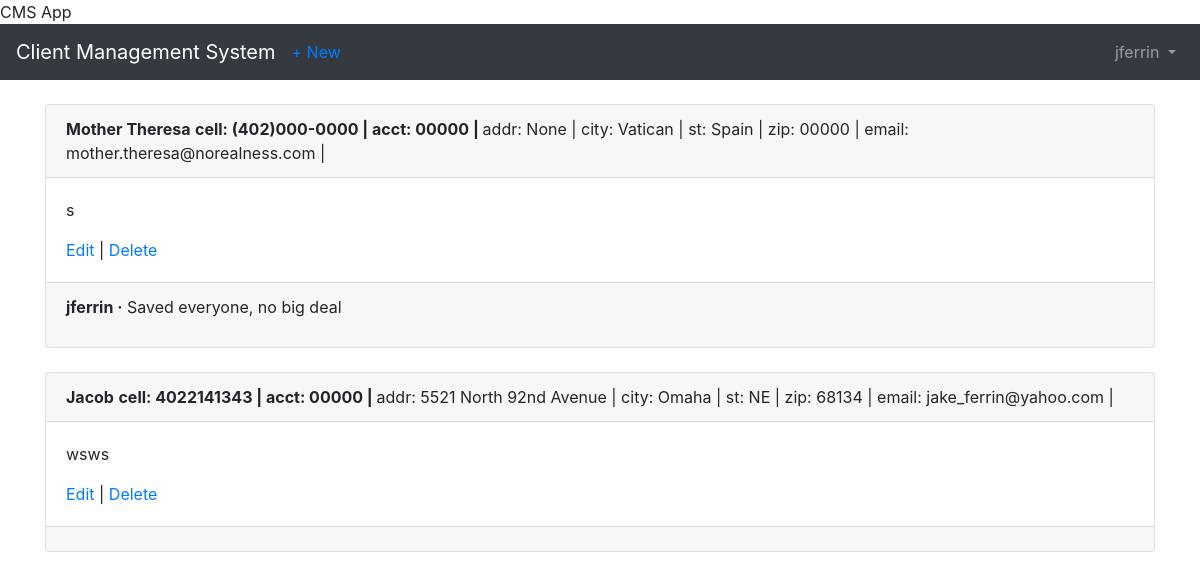
Page /clients/ (signed in) on the committed database.
### users/models.py (models this page shows)
class CustomUser(AbstractUser):
    department = models.CharField(max_length=50, default=' ', null=True, blank=True)
    employee_cell_phone = models.CharField(max_length=50, default=' ', null=True, blank=True)

### clients/models.py (models this page shows, shortened)
class Client(models.Model):
    name: CharField = models.CharField(max_length=50, blank=False, null=False, default=' ')
    address = models.CharField(max_length=50, blank=True, null=True, default=' ')
    city = models.CharField(max_length=50, default=' ')
    state = models.CharField(max_length=50, default='NE')
    zipcode = models.CharField(max_length=10, default='00000')
    email = models.EmailField(max_length=100, default=' ')
    cell_phone = models.CharField(max_length=50, default='(402)000-0000')
    acct_number = models.CharField(max_length=50, blank=True, null=True, default='00000')
    notes = models.TextField()
    date = models.DateTimeField(auto_now_add=True)
    author = models.ForeignKey(
        get_user_model(),
        on_delete=models.CASCADE,
    )

class Comment(models.Model):
    client = models.ForeignKey(
        Client,
        on_delete=models.CASCADE,
        related_name='comments',
    )
    comment = models.CharField(max_length=140)
    author = models.ForeignKey(
        get_user_model(),
        on_delete=models.CASCADE,
    )
    def __str__(self):
        return self.comment

### clients/views.py (the view)
# urls.py: path('', ClientListView.as_view(), name='client_list'),
class ClientListView(LoginRequiredMixin, ListView):
    model = Client
    template_name = 'client_list.html'

### templates/client_list.html (shortened to what this page needs)
{% extends 'base.html' %}
{% block content %}
  {% for client in object_list %}
    <div class="card">
      <div class="card-header">
        <span class="font-weight-bold">{{ client.name }}</span>
        <span class="font-weight-bold">cell: {{ client.cell_phone }} | </span>
        <span class="font-weight-bold">acct: {{ client.acct_number }} | </span>
        <span class="font-muted">addr: {{ client.address }} | </span>
        <span class="font-muted-">city: {{ client.city }} | </span>
        <span class="font-muted">st: {{ client.state }} | </span>
        <span class="font-muted">zip: {{ client.zipcode }} | </span>
        <span class="font-muted">email: {{ client.email }} | </span>
      </div>
      <div class="card-body">
        <p>{{ client.notes }}</p>
        <a href="{% url 'client_edit' client.pk %}">Edit</a> |
        <a href="{% url 'client_delete' client.pk %}">Delete</a>
      </div>
      <div class="card-footer">
        {% for comment in client.comments.all %}
          <p>
            <span class="font-weight-bold">{{ comment.author }} &middot;</span>
            {{ comment }}
          </p>
        {% endfor %}
      </div>
    </div>
    <br />
  {% endfor %}
{% endblock content %}

### templates/base.html (shortened to what this page needs)
<!doctype html>
<html lang="en">
  <head>
    <link rel="stylesheet" href="https://stackpath.bootstrapcdn.com/bootstrap/4.1.3/css/bootstrap.min.css">
    <name>{% block name %}CMS App{% endblock name %}</name>
  </head>
  <body>
    <nav class="navbar navbar-expand-md navbar-dark bg-dark mb-4">
      <a class="navbar-brand" href="{% url 'home' %}">Client Management System</a>
      {% if user.is_authenticated %}
        <ul class="navbar-nav mr-auto">
          <li class="nav-item"><a href="{% url 'client_new' %}">+ New</a></li>
        </ul>
      {% endif %}
      <div class="collapse navbar-collapse" id="navbarCollapse">
        {% if user.is_authenticated %}
          <ul class="navbar-nav ml-auto">
            <li class="nav-item">
              <a class="nav-link dropdown-toggle" href="#" id="userMenu"\
              data-toggle="dropdown" aria-haspopup="true" aria-expanded\
              ="false">
                {{ user.username }}
              </a>
            </li>
          </ul>
        {% endif %}
      </div>
    </nav>
    <div class="container">
      {% block content %}
      {% endblock content %}
    </div>
  </body>

### rows in the picture
CustomUser: username "jferrin"
Client: name "Mother Theresa", cell_phone "(402)000-0000", acct_number "00000", address "None", city "Vatican", state "Spain", zipcode "00000", email "mother.theresa@norealness.com", notes "s"
Comment: author "jferrin", comment "Saved everyone, no big deal"
Client: name "Jacob", cell_phone "4022141343", acct_number "00000", address "5521 North 92nd Avenue", city "Omaha", state "NE", zipcode "68134", email "jake_ferrin@yahoo.com", notes "wsws"
